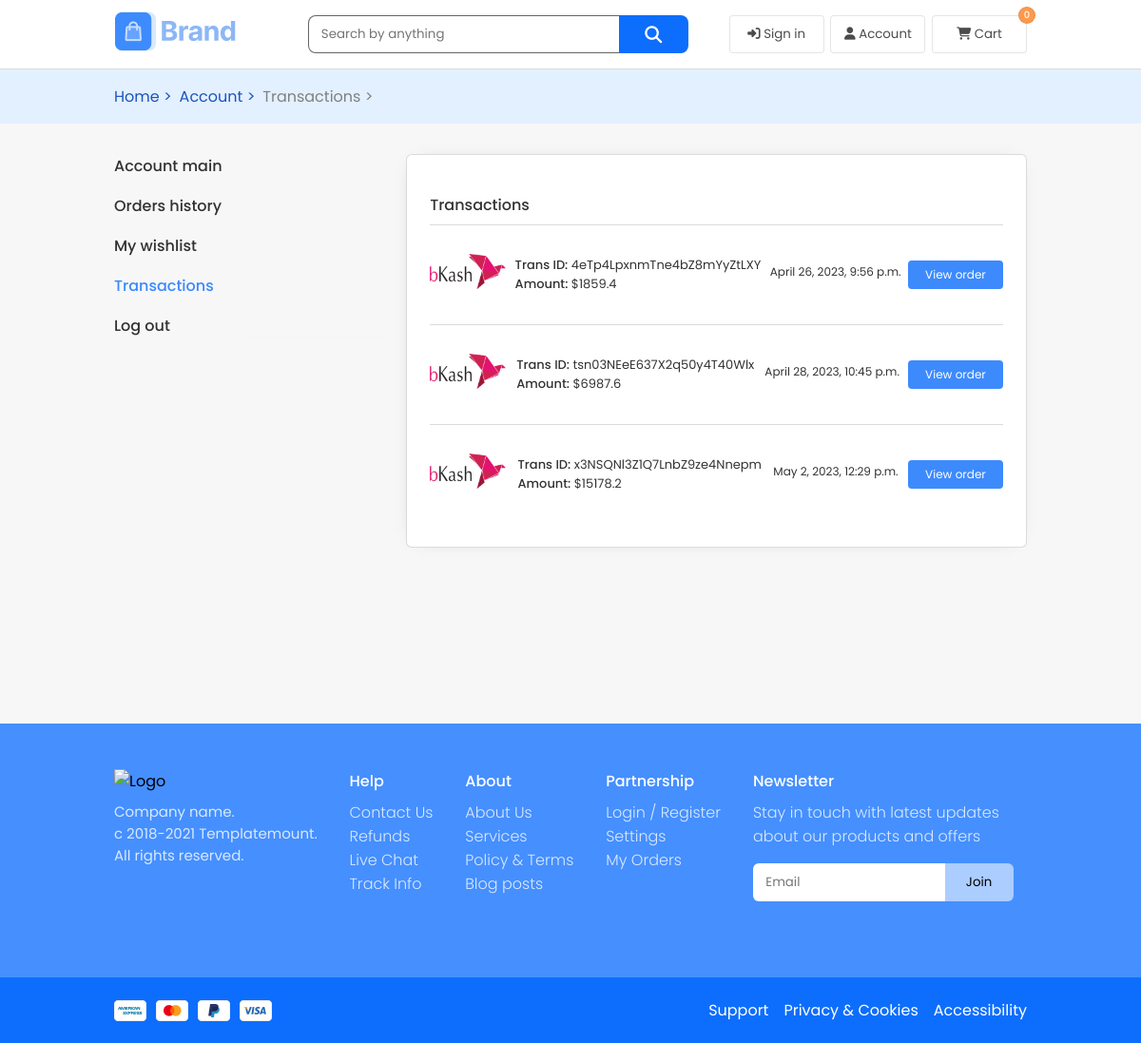
Page /account/transaction/ on the committed database.
### order/models.py (models this page shows)
class Transaction(models.Model):
    transaction_id = models.CharField(max_length=34)
    transaction_amount = models.FloatField()
    transaction_method = models.CharField(max_length=20)
    bank_tran_id = models.CharField(max_length=50)
    transaction_date = models.DateTimeField(auto_now_add=True)
    transaction_person = models.ForeignKey(User, on_delete=models.DO_NOTHING, null=True, blank=True)
    transaction_person_name = models.CharField(max_length=30)
    transaction_person_phone = models.CharField(max_length=14)
    transaction_person_email = models.EmailField()
    transaction_person_ip = models.GenericIPAddressField()
    order = models.OneToOneField(Order, on_delete=models.CASCADE)

### user/views.py (the view)
# urls.py: path('transaction/', transactions, name='transaction'),
def transactions(request):
    request_action = router(request, {'is_order_handler': False, 'is_product_adder': False, 'is_admin': False,
                                      'is_user': True})
    if not request_action[0] and len(request_action) < 3:
        return redirect(request_action[1])
    if request.user.is_authenticated:
        user = request.user
        trans = Transaction.objects.filter(transaction_person=user)
    else:
        user_ip = get_client_ip(request)
        trans = Transaction.objects.filter(transaction_person_ip=user_ip)
    context = {
        'transactions': trans
    }
    return render(request, 'transactions.html', context)

### user/algorithms.py (called while the page is built)
def get_client_ip(request):
    x_forwarded_for = request.META.get('HTTP_X_FORWARDED_FOR')
    if x_forwarded_for:
        ip = x_forwarded_for.split(',')[0]
    else:
        ip = request.META.get('REMOTE_ADDR')
    return ip

def router(request, accept):
    user = request.user
    if user.is_authenticated:
        if accept['is_order_handler'] and user.is_order_handler:
            return [True]
        elif accept['is_product_adder'] and user.is_product_adder:
            return [True]
        if accept['is_admin'] and user.is_admin:
            return [True]
        elif accept['is_user'] and not (user.is_admin or user.is_product_adder or user.is_order_handler):
            return [True]
        else:
            if user.is_order_handler:
                return [False, 'staff_main1']
            elif user.is_product_adder:
                return [False, 'staff_main2']
            elif user.is_admin:
                return [False, 'admin_dashboard']
            else:
                return [False, 'account']
    else:
        return [False, 'account', 1]

### templates/transactions.html (shortened to what this page needs)
{% extends 'index.html' %}
{% load static %}
    {% block cssfiles %}
        <link rel="stylesheet" href="{% static 'css/products.css' %}">
        <link rel="stylesheet" href="{% static 'css/wishlist.css' %}">
        <link rel="stylesheet" href="{% static 'css/page_profile.css' %}">
        <link rel="stylesheet" href="{% static 'css/transactions.css' %}">
    {% endblock cssfiles %}
    {% block container %}
        <div class="navigator-products">
            <div class="n-p-contents">
                <a href="{% url 'home' %}}">Home > </a>
                <a href="{% url 'account' %}">Account ></a>
                <a href="{% url 'transaction' %}" style="color:gray">Transactions ></a>
            </div>
        </div>
        <div class="profile-container">
            <div class="profile-nav">
                 <ul>
                    <a href="{% url 'account' %}"><li class="">Account main</li></a>
                    <a href="{% url 'order_history' %}"><li >Orders history</li></a>
                    <a href="{% url 'wishlist' %}"><li class="">My wishlist</li></a>
                    <a href="{% url 'transaction' %}" class="current-tab-profile"><li class="">Transactions</li></a>
                    <a href="#"><li class="">Log out</li></a>
                </ul>
            </div>
            <div class="profile-content">
                <div class="current-orders transactions">
                    <p class="title"> Transactions </p>
                    <div class="transaction-list">
                        {% for tran in transactions %}
                            <div class="item">
                                <div class="operator-logo">
                                    <img src="{% static 'img/1656227518bkash-logo-png.png' %}" alt="">
                                </div>
                                <div class="trans-id-and-amount">
                                    <p class="trans-id "> <span>Trans ID:</span> {{tran.transaction_id}}</p>
                                    <p class="trans-id"><span>Amount:</span> ${{tran.transaction_amount}}</p>
                                </div>
                                <p class="date">{{tran.transaction_date}}</p>
                                <a href="/account/query-order-history/?s={{tran.order.id}}" style="text-decoration:none">
                                    <button class="view-order-btn">
                                        View order
                                    </button>
                                </a>
                            </div>
                        {% endfor %}
                    </div>
                </div>
            </div>
        </div>
    {% endblock container %}

### static/css/index.css (style rules this page uses)
* { box-sizing: border-box; margin: 0; padding: 0; font-family: "Poppins", sans-serif; image-rendering: auto; }
* button { cursor: pointer; }
.nav, .n-p-contents, .info-container, .footer-contents, .f-b-contents, .hero-contents, .nav2-links, .new-products, .top-reviews-contents, .why-choose-us, .blog-posts, .product-container, .details-top, .details-bottom-container, .cart-top, .cart-bottom-container, .profile-container { max-width: 2000px; }
:root { --border:.5px solid rgba(0, 0, 0, 0.142); --i:!important; }
.navigator-products { widtH: 100%; background-color: #E3F0FF; z-index: 5; position: sticky; top: 73px; }
.navigator-products .n-p-contents { transition-duration: 0.5s; width: 80%; padding: 1em 1em 1em 0; margin: auto; display: flex; }
.navigator-products a { transition-duration: 0.5s; display: block; margin-right: 0.5em; text-decoration: none; color: #1b53c0; }

### static/css/products.css (style rules this page uses)
.navigator-products { widtH: 100%; background-color: #E3F0FF; z-index: 5; position: sticky; top: 73px; }
.navigator-products .n-p-contents { transition-duration: 0.5s; width: 80%; padding: 1em 1em 1em 0; margin: auto; display: flex; }
.navigator-products a { transition-duration: 0.5s; display: block; margin-right: 0.5em; text-decoration: none; color: #1b53c0; }

### static/css/wishlist.css (style rules this page uses)
.item { border-top: var(--border); display: flex; justify-content: space-between; align-items: center; padding: 1.5em 0; }

### static/css/page_profile.css (style rules this page uses)
body { background: #f7f7f7; }
button { cursor: pointer; }
.profile-container { width: 80%; display: grid; grid-template-columns: 30% 68%; gap: 2%; margin: 2em auto; }
.profile-container .profile-nav ul { list-style: none; }
.profile-container .profile-nav ul a { text-decoration: none; color: black; font-weight: 500; opacity: 0.8; }
.profile-container .profile-nav ul .current-tab-profile { color: #0D6EFD; }
.profile-container .profile-nav ul a { display: flex; align-items:center; border-bottom: 1px solid #f7f7f7; margin-bottom: 1em; }
.profile-container .profile-content { margin-bottom: 1em; border: var(--border); background: white; box-shadow: -1px 0px 19px -16px rgba(0, 0, 0, 0.67); -webkit-box-shadow: -1px 0px 19px -16px rgba(0, 0, 0, 0.67); -moz-box-shadow: -1px 0px 19px -16px rgba(0, 0, 0, 0.67); border-radius: 6px; }
.profile-container .profile-content .current-orders { padding: 1.5em; margin-top: 1em; }
.profile-container .profile-content .current-orders .title { font-weight: 500; opacity: 0.8; margin-bottom: 0.5em; }

### static/css/transactions.css (style rules this page uses)
.operator-logo img { width: 80px; }
.trans-id-and-amount { margin: 0.5em; }
.trans-id-and-amount p { font-weight: 400; font-size: 13px; opacity: 0.8; }
.trans-id-and-amount p span { font-weight: 500; }
.date { font-size: 12px; opacity: 0.8; margin-right: 0.5em; margin-bottom: 0.5em; }
.view-order-btn { border: none; background: #0D6EFD; height: 30px; padding: 0 1.5em; border-radius: 4px; color: white; font-size: 12px; opacity: 0.8; cursor: pointer; min-width: 100px; }

### rows in the picture
Transaction: transaction_id "4eTp4LpxnmTne4bZ8mYyZtLXY", transaction_amount "1859.4", transaction_date "April 26, 2023, 9:56 p.m."
Transaction: transaction_id "tsn03NEeE637X2q50y4T40Wlx", transaction_amount "6987.6", transaction_date "April 28, 2023, 10:45 p.m."
Transaction: transaction_id "x3NSQNl3Z1Q7LnbZ9ze4Nnepm", transaction_amount "15178.2", transaction_date "May 2, 2023, 12:29 p.m."
